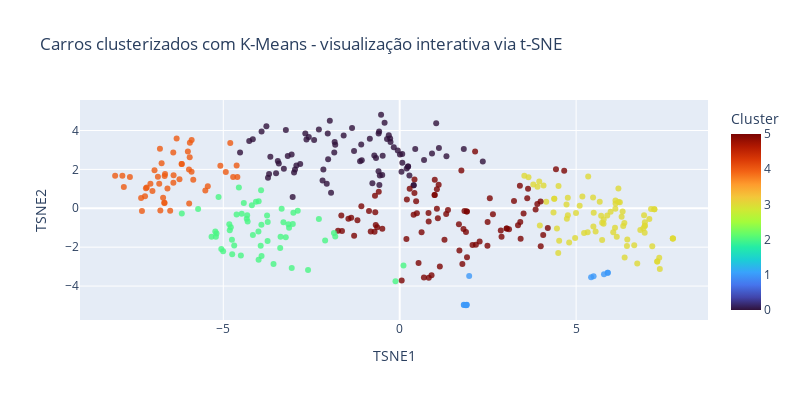

This figure's notebook cell:
### Markdown cell above
A fim de permitir uma visualização interativa, apenas como complemento, vamos utilizar o t-SNE, uma técnica...

O resultado de forma interativa pode ser visualizado em: https://roriblim.github.io/PD-validacao-clusterizacao/src/tsne_clusters.html

### Code cell
from sklearn.manifold import TSNE
import plotly.express as px

tsne = TSNE(n_components=2, perplexity=100, random_state=42)
tsne_emb = tsne.fit_transform(df_scaled)

df_plot = pd.DataFrame({
    "TSNE1": tsne_emb[:,0],
    "TSNE2": tsne_emb[:,1],
    "Cluster": labels_kmeans_best_dbi,
    "Carro": df_cars["Brand_Model"] 
})

fig = px.scatter(
    df_plot,
    x="TSNE1",
    y="TSNE2",
    color="Cluster",
    hover_name="Carro",
    color_continuous_scale="Turbo",
    title="Carros clusterizados com K-Means - visualização interativa via t-SNE"
)

fig.update_layout(height=400, width=800)
fig.update_traces(marker=dict(size=6, opacity=0.8))
fig.show()

# Gerar HTML e adicionar rodapé com referências
html = fig.to_html(full_html=True, include_plotlyjs='cdn')

footer_html = """
<div style="font-size:14px; margin:20px 0 40px 0; padding-top:10px; border-top:1px solid #e1e1e1;">
  <strong>Fonte dos dados:</strong>
  <a href="https://www.kaggle.com/datasets/thebumpkin/10400-classic-hits-10-genres-1923-to-2023" target="_blank" rel="noopener">Kaggle — 10400 Classic Hits (10 genres)</a>
  <br>
  <strong>Projeto:</strong>
  <a href="https://github.com/roriblim/PD-validacao-clusterizacao" target="_blank" rel="noopener">GitHub — PD-validacao-clusterizacao</a>
</div>
"""

parts = html.rsplit("</body>", 1)
if len(parts) == 2:
    html_with_footer = parts[0] + footer_html + "</body>" + parts[1]
else:
    html_with_footer = html + footer_html

with open("tsne_clusters.html", "w", encoding="utf-8") as f:
    f.write(html_with_footer)

### Figure 1 — Plotly figure (JSON) as saved in the notebook; plotly's stock layout.template omitted (floating-point values rounded to 4 significant figures; data arrays with more than 128 entries replaced by an {"elided": "..."} marker saying what was removed)
{"data": [{"hovertemplate": "<b>%{hovertext}</b><br><br>TSNE1=%{x}<br>TSNE2=%{y}<br>Cluster=%{marker.color}<extra></extra>", "hovertext": {"elided": "351 str values"}, "legendgroup": "", "marker": {"color": {"elided": "351 int values"}, "coloraxis": "coloraxis", "opacity": 0.8, "size": 6, "symbol": "circle"}, "mode": "markers", "name": "", "orientation": "v", "showlegend": false, "type": "scatter", "x": {"elided": "351 float values"}, "xaxis": "x", "y": {"elided": "351 float values"}, "yaxis": "y"}], "layout": {"coloraxis": {"colorbar": {"title": {"text": "Cluster"}}, "colorscale": [[0, "#30123b"], [0.07143, "#4145ab"], [0.1429, "#4675ed"], [0.2143, "#39a2fc"], [0.2857, "#1bcfd4"], [0.3571, "#24eca6"], [0.4286, "#61fc6c"], [0.5, "#a4fc3b"], [0.5714, "#d1e834"], [0.6429, "#f3c63a"], [0.7143, "#fe9b2d"], [0.7857, "#f36315"], [0.8571, "#d93806"], [0.9286, "#b11901"], [1, "#7a0402"]]}, "height": 400, "legend": {"tracegroupgap": 0}, "title": {"text": "Carros clusterizados com K-Means - visualização interativa via t-SNE"}, "width": 800, "xaxis": {"anchor": "y", "domain": [0, 1], "title": {"text": "TSNE1"}}, "yaxis": {"anchor": "x", "domain": [0, 1], "title": {"text": "TSNE2"}}}}
